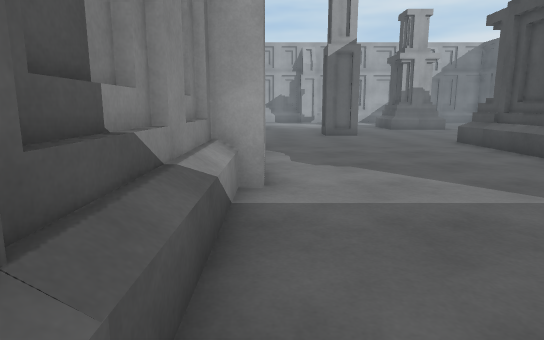
[1] (above)

18 first-person views from a walk through a Unity game level. The camera is 1.2 m above the floor, tilts 10° down and sees 75° across. The floor is counted in squares, 1 m on a side. Each view is taken from the middle of a square. On the plan, view 1 faces up. The plan holds only what a view shows up to about 14 squares ahead; the rest is blank. The place goes on beyond the plan. The player character is not drawn.

[2]
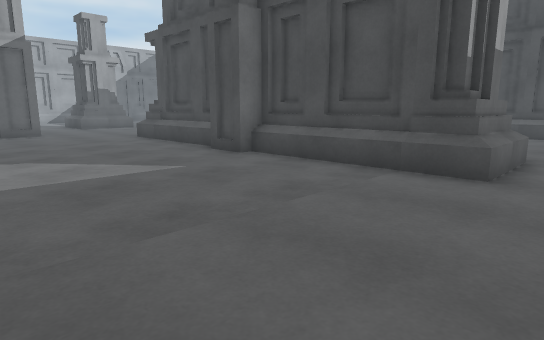

[3]
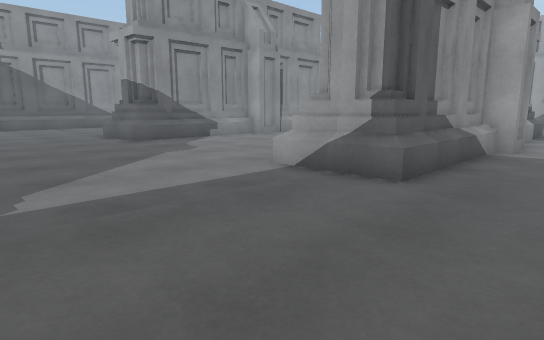

[4]
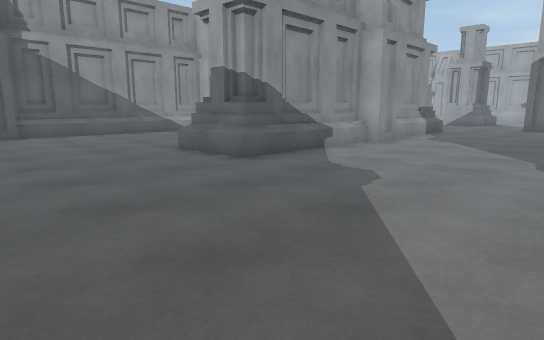

[5]
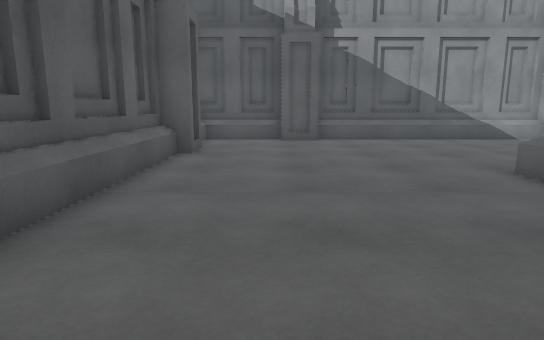

[6]
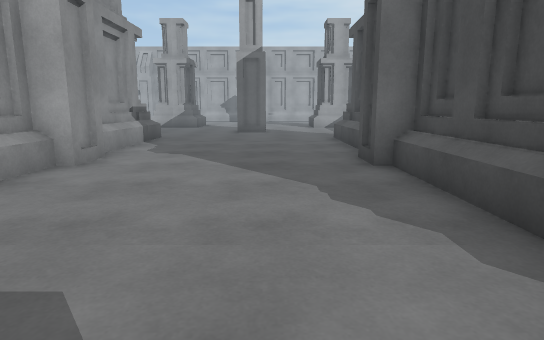

[7]
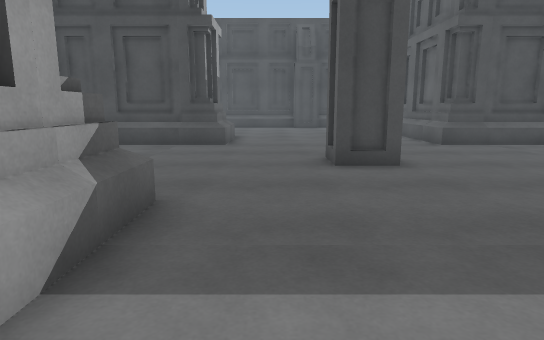

[8]
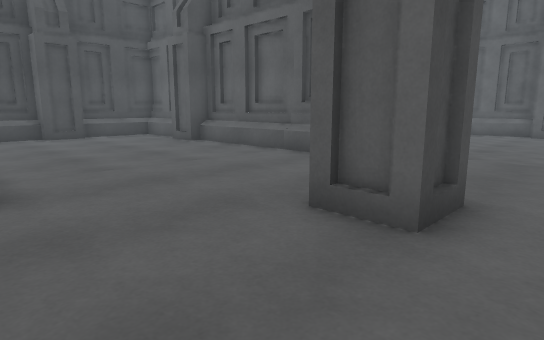

[9]
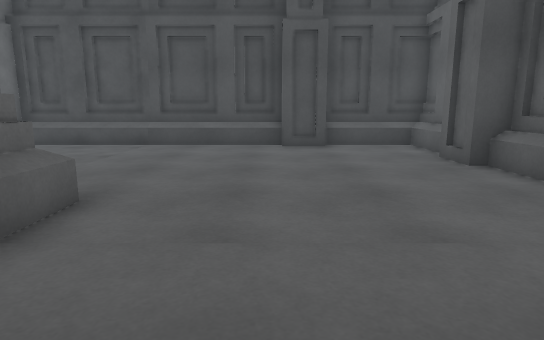

[10]
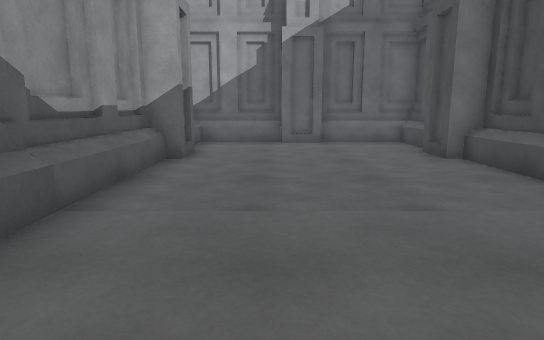

[11]
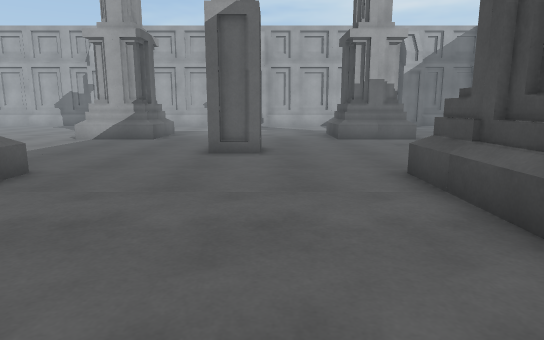

[12]
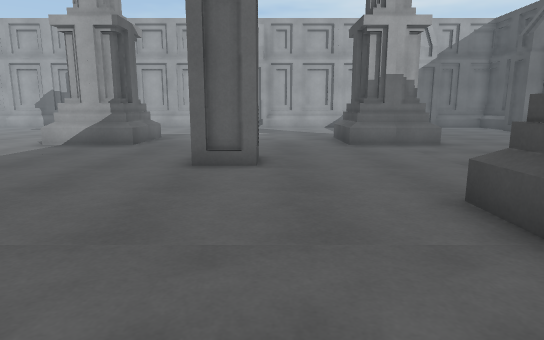

[13]
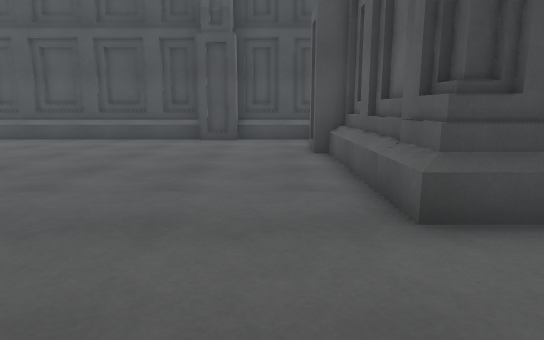

[14]
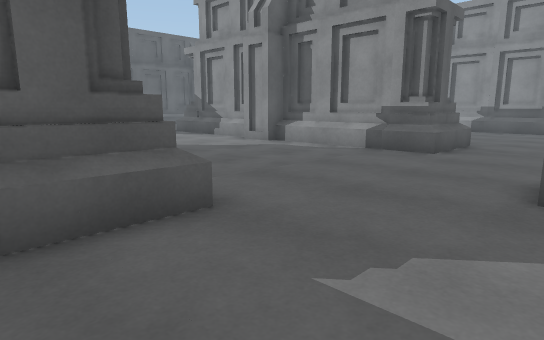

[15]
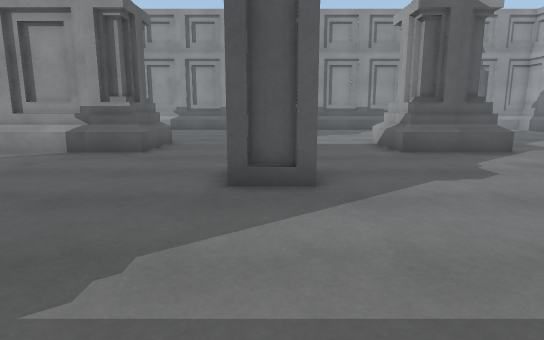

[16]
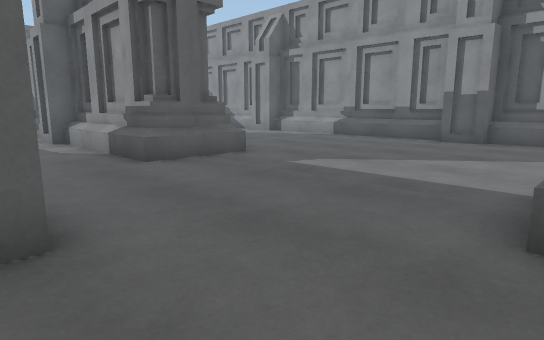

[17]
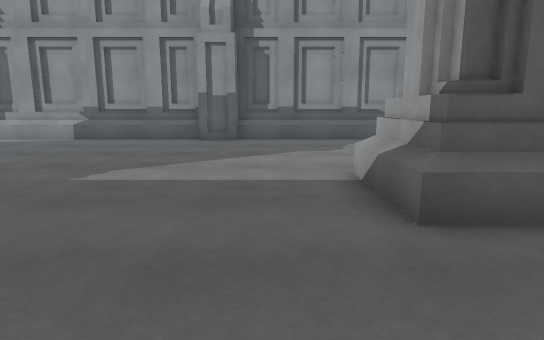

[18]
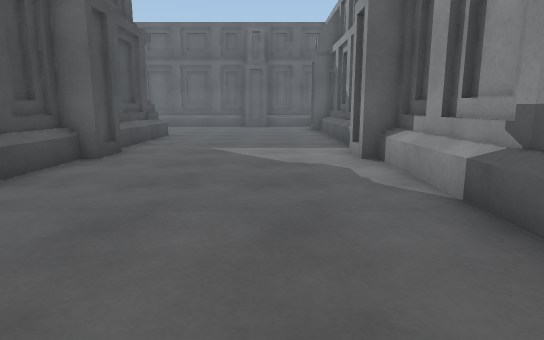

### Floor plan
Key: @ floor where view 1 was taken; # wall or solid block; . floor; ^ raised ledge.
Columns run from 21 left of view 1 to 17 right of it. Each row starts with its distance up from view 1.
 22 #         ^... ..   ^.   ...^   ......#
 21 #..       #......   #..  ...###.......#
 20 #.......^#^.......^#^..  ...^#^.......#
 19 #......................  .............#
 18 #......................  .............#
 17 #............###.......  #...........##
 16 #............ ##....... ##...........##
 15 #............ #........##............##
 14 #.....................................#
 13 #.....................................#
 12 #.......^#^.......^#^.......^#######
 11 #......   #.......###.......# #### #
 10 #.......  #.......###.......###########
  9 #.......###.......###.......###..###..#
  8 #.......###.......  #.......# #.......#
  7 #......####......#  #......####......##
  6 #......#  #......#  #......## #......#
  5 #......## #......####......####......##
  4 #.......###.......###.......###.......#
  3 #.......###.......###.......###.......#
  2 #.......###.......###.......###.......#
  1 #.......###.......###.......###.......#
  0 #.......^#^.......^#^@......^#^.......#
 -1 #.....................................#
 -2 #.....................................#
 -3 #......................###...........##
 -4 #......................## ...........##
 -5 #......................# ............##
 -6 #............... . ...................#
 -7 #............         ................#
 -8 ############           .....^##########
 -9                        .....#

Where each view was taken, in squares from view 1:
view 1: 0 up, 0 right, facing up
view 2: 2 down, 0 right, facing up-right
view 3: 6 down, 2 right, facing up-left
view 4: 6 down, 4 left, facing up-left
view 5: 5 down, 7 left, facing left
view 6: 2 down, 6 left, facing up
view 7: 2 down, 5 left, facing right
view 8: 0 up, 1 right, facing down-right
view 9: 3 down, 5 right, facing right
view 10: 3 down, 12 right, facing up
view 11: 6 up, 4 right, facing up
view 12: 8 up, 4 right, facing up
view 13: 14 up, 3 right, facing right
view 14: 16 up, 1 left, facing down-left
view 15: 16 up, 1 left, facing left
view 16: 20 up, 7 left, facing down-left
view 17: 18 up, 7 left, facing left
view 18: 15 up, 18 left, facing down
